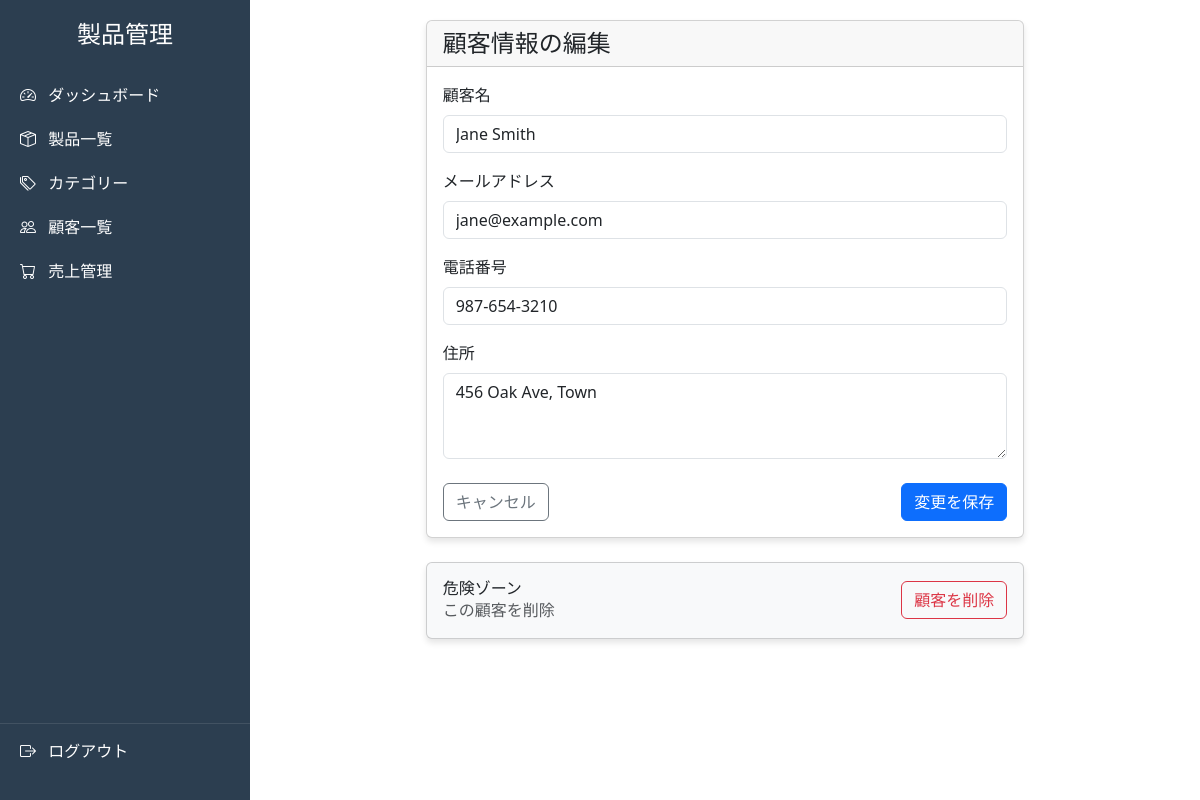
Screenshot of /customers/2/edit/ (signed in) with the database file from the repository.
### product_management/products/models.py (models this page shows, shortened)
class Customer(models.Model):
    name = models.CharField(max_length=200)
    email = models.EmailField(unique=True)
    phone = models.CharField(max_length=20, blank=True)
    address = models.TextField()
    created_at = models.DateTimeField(auto_now_add=True)
    updated_at = models.DateTimeField(auto_now=True)

### product_management/products/views.py (the view, shortened to what this page needs)
# urls.py: path('customers/<int:pk>/edit/', CustomerUpdateView.as_view(), name='customer_edit'),
class CustomerUpdateView(LoginRequiredMixin, UpdateView):
    model = Customer
    template_name = 'products/customer_form.html'
    fields = ['name', 'email', 'phone', 'address']
    success_url = reverse_lazy('products:customer_list')

### product_management/products/templates/products/customer_form.html (shortened to what this page needs)
{% extends 'products/base.html' %}
{% block content %}
<div class="row justify-content-center">
    <div class="col-md-8">
        <div class="card">
            <div class="card-header">
                <h4 class="mb-0">{% if customer %}顧客情報の編集{% else %}新規顧客登録{% endif %}</h4>
            </div>
            <div class="card-body">
                <form method="post" novalidate>
                    <div class="mb-3">
                        <label for="id_name" class="form-label">顧客名</label>
                        <input type="text" name="name" id="id_name" class="form-control {% if form.name.errors %}is-invalid{% endif %}"
                               value="{{ form.name.value|default:'' }}" required>
                    </div>
                    <div class="mb-3">
                        <label for="id_email" class="form-label">メールアドレス</label>
                        <input type="email" name="email" id="id_email" class="form-control {% if form.email.errors %}is-invalid{% endif %}"
                               value="{{ form.email.value|default:'' }}" required>
                    </div>
                    <div class="mb-3">
                        <label for="id_phone" class="form-label">電話番号</label>
                        <input type="tel" name="phone" id="id_phone" class="form-control {% if form.phone.errors %}is-invalid{% endif %}"
                               value="{{ form.phone.value|default:'' }}">
                    </div>
                    <div class="mb-4">
                        <label for="id_address" class="form-label">住所</label>
                        <textarea name="address" id="id_address" class="form-control {% if form.address.errors %}is-invalid{% endif %}"
                                  rows="3" required>{{ form.address.value|default:'' }}</textarea>
                    </div>
                    <div class="d-flex justify-content-between">
                        <a href="{% url 'products:customer_list' %}" class="btn btn-outline-secondary">
                            キャンセル
                        </a>
                        <button type="submit" class="btn btn-primary">
                            {% if customer %}変更を保存{% else %}顧客を登録{% endif %}
                        </button>
                    </div>
                </form>
            </div>
        </div>
    </div>
</div>
{% if customer %}
<div class="row justify-content-center mt-4">
    <div class="col-md-8">
        <div class="card bg-light">
            <div class="card-body">
                <div class="d-flex justify-content-between align-items-center">
                    <div>
                        <h6 class="mb-0">危険ゾーン</h6>
                        <p class="text-muted mb-0">この顧客を削除</p>
                    </div>
                    <button type="button" class="btn btn-outline-danger" data-bs-toggle="modal" data-bs-target="#deleteCustomerModal">
                        顧客を削除
                    </button>
                </div>
            </div>
        </div>
    </div>
</div>
{% endif %}
{% endblock %}

### product_management/products/templates/products/base.html (style rules this page uses)
:root { --sidebar-width: 250px; }
.card { box-shadow: 0 4px 6px rgba(0, 0, 0, 0.1); transition: transform 0.3s; }

### rows the page displays
Customer: name "Jane Smith", email "jane@example.com", phone "987-654-3210", address "456 Oak Ave, Town"
